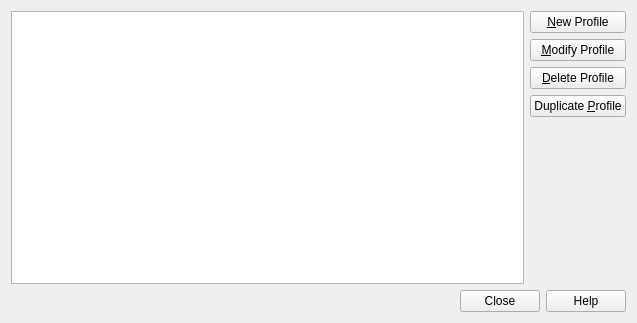
<ui version="4.0" >
 <class>ProfileManagerDialog</class>
 <widget class="QWidget" name="ProfileManagerDialog" >
  <property name="geometry" >
   <rect>
    <x>0</x>
    <y>0</y>
    <width>637</width>
    <height>323</height>
   </rect>
  </property>
  <property name="windowTitle" >
   <string>mClient Profile Manager</string>
  </property>
  <layout class="QGridLayout" name="gridLayout" >
   <item rowspan="5" row="0" column="0" >
    <widget class="QTreeView" name="profileView" />
   </item>
   <item row="0" column="1" >
    <widget class="QPushButton" name="addButton" >
     <property name="text" >
      <string>&amp;New Profile</string>
     </property>
    </widget>
   </item>
   <item row="1" column="1" >
    <widget class="QPushButton" name="modifyButton" >
     <property name="text" >
      <string>&amp;Modify Profile</string>
     </property>
    </widget>
   </item>
   <item row="2" column="1" >
    <widget class="QPushButton" name="deleteButton" >
     <property name="text" >
      <string>&amp;Delete Profile</string>
     </property>
    </widget>
   </item>
   <item row="3" column="1" >
    <widget class="QPushButton" name="duplicateButton" >
     <property name="text" >
      <string>Duplicate &amp;Profile</string>
     </property>
    </widget>
   </item>
   <item row="5" column="0" colspan="2" >
    <widget class="QDialogButtonBox" name="buttonBox" >
     <property name="standardButtons" >
      <set>QDialogButtonBox::Close|QDialogButtonBox::Help</set>
     </property>
    </widget>
   </item>
   <item row="4" column="1" >
    <spacer name="verticalSpacer" >
     <property name="orientation" >
      <enum>Qt::Vertical</enum>
     </property>
     <property name="sizeHint" stdset="0" >
      <size>
       <width>20</width>
       <height>40</height>
      </size>
     </property>
    </spacer>
   </item>
  </layout>
 </widget>
 <resources/>
 <connections>
  <connection>
   <sender>buttonBox</sender>
   <signal>rejected()</signal>
   <receiver>ProfileManagerDialog</receiver>
   <slot>close()</slot>
   <hints>
    <hint type="sourcelabel" >
     <x>318</x>
     <y>297</y>
    </hint>
    <hint type="destinationlabel" >
     <x>318</x>
     <y>161</y>
    </hint>
   </hints>
  </connection>
 </connections>
</ui>
